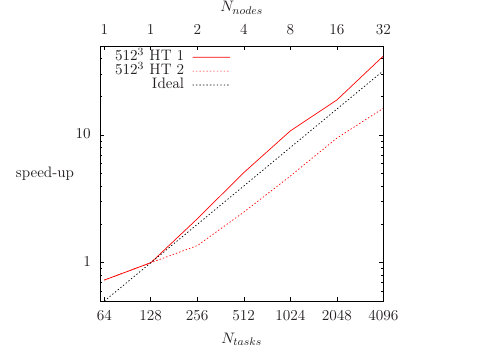

Here is the gnuplot script that generated this plot:
reset
set terminal epslatex standalone linewidth 2
set output 'p3.eps'
set output 'p3.tex'
set size ratio 0.9
set lmargin at screen 0.2
set rmargin at screen 0.8
set xrange [60:4100]
set x2range [60:4100]
set yrange [0.5:50]
set xtics ('64' 64,'128' 128,'256' 256,'512' 512,'1024' 1024,'2048' 2048,'4096' 4096,'8192' 8192,'16384' 16384)
set x2tics ('1' 64,'1' 128,'2' 256,'4' 512,'8' 1024,'16' 2048,'32' 4096,'64' 8192,'128' 16384)
#set ytics 0,0.2,1
set xlabel '$N_{tasks}$' offset 0,0.
set x2label '$N_{nodes}$' offset 0,0.
set ylabel 'speed-up' offset 5,0 rotate by 0
set key font ",20"
set key top left
set logscale xyx2


plot 'strongscaling.dat' u 3:4 title '$512^3$ HT 1' with lines dt 1 lc rgb '#ff0000', \
     'strongscaling.dat' u 3:5 title '$512^3$ HT 2' with lines dt 2 lc rgb '#ff0000', \
     'strongscaling.dat' u 3:($3/128) title 'Ideal' with lines dt 2 lc rgb '#000000'

# notitle with lines lt 6 lw 3 dt 1 lc rgb '#3081B7'

set output
system('latex p3.tex && dvips p3.dvi && ps2pdf p3.ps')
system('rm p3.tex p3.log p3.aux p3.dvi p3.eps p3-inc.eps p3.ps')
system('mv p3.pdf strong512.pdf')
system('open strong512.pdf')
